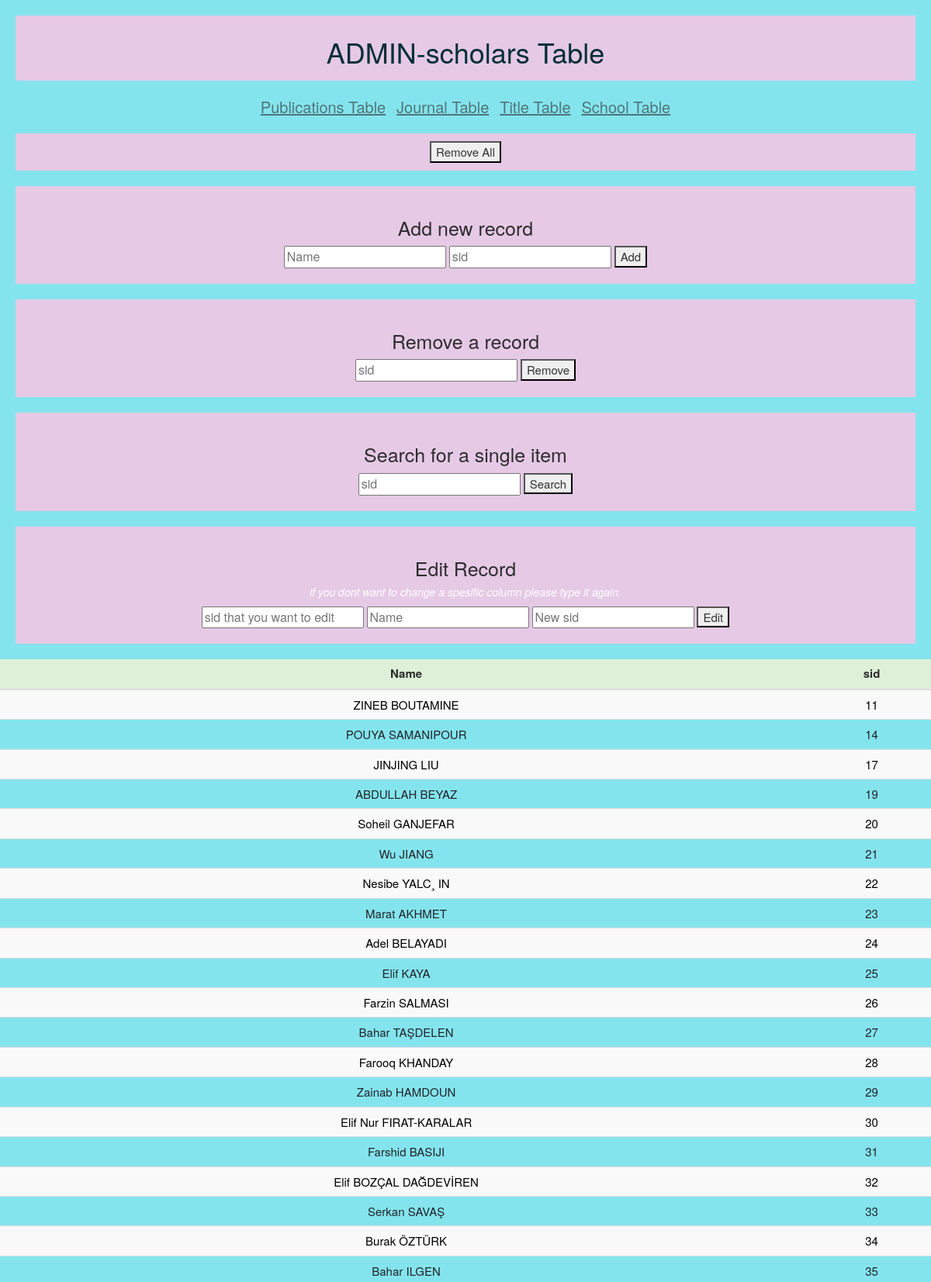
The page /WebPage/scholarsadmin.php (upper part) on the database its author committed.
### tables this page shows
CREATE TABLE `scholars` (
  `name` char(200) DEFAULT NULL,
  `sid` int(11) NOT NULL
);

### WebPage/scholarsadmin.php (the view, shortened to what this page needs)
<!DOCTYPE html>
<html lang="en" dir="ltr">
  <head>
	<link rel="stylesheet" type = "text/css" href = "css/bootstrap.min.css"/>
    <link rel="stylesheet" href="https://maxcdn.bootstrapcdn.com/bootstrap/3.3.7/css/bootstrap.min.css">
    <link rel="stylesheet" href="journaladmincss.css">
  </head>
  <body>
    <?php
    $link = mysqli_connect("localhost", "root", "", "Project");
    $check = mysqli_query($link,"SELECT * FROM scholars");
    $myarr=array();
    while($row = mysqli_fetch_array($check))
    {
    array_push($myarr, $row);
    }
    	?>
      <div class="title">
    <h1 class="h1"> ADMIN-scholars Table</h1>
  </div>
  <div class="otherpages">
    <a href="admin.php">Publications Table</a>
    <a href="journaladmin.php">Journal Table</a>
    <a href="titleadmin.php">Title Table</a>
    <a href="schooladmin.php">School Table</a>
  </div>
  <div class="removebutton">
    <form class="removeall" action="scholarsadmin.php" method="get">
        <button type="submit" id="removeallbtn" name="removeall">Remove All</button>
      </form>
    </div>
    <form class="" action="scholarsadmin.php" method="get">
      <div class="add">
        <h3>Add new record</h3>
          <input type="text" id="task" placeholder="Name" name="title1" autocomplete="off"  >
        <input type="text" id="task" placeholder="sid" name="pid1" autocomplete="off"  >
        <button type="submit" name="add1">Add</button>
      </div>
      <div class="remove">
        <h3>Remove a record</h3>
        <input type="text" id="task" placeholder="sid" name="pidremove1" autocomplete="off"  >
        <button type="submit" name="remove1">Remove</button>
      </div>
      <div class="singleitem">
        <h3>Search for a single item</h3>
        <input type="text" id="task" placeholder="sid" name="pidsingle1" autocomplete="off"  >
        <button type="submit" name="search1">Search</button>
      </div>
      <div class="edit">
        <h3>Edit Record</h3>
        <h5>if you dont want to change a spesific column please type it again.</h5>
          <input type="text" id="task" placeholder="sid that you want to edit" name="pid2" autocomplete="off"  >
        <input type="text" id="task" placeholder="Name" name="title2" autocomplete="off"  >
        <input type="text" id="task" placeholder="New sid" name="sid3" autocomplete="off"  >
        <button type="submit" name="edit1">Edit</button>
      </div>
</form>
    <body >
    <table class="table">
                <thead>
                    <tr class="success">
                        <th>Name</th>
                          <th>sid</th>
                    </tr>
                </thead>
                <tbody>
    				<?php
    				$row_number=count($myarr);
    				for($i=0;$i<$row_number;$i++)
    				{
    					$title=$myarr[$i]['name'];
              	$pid=$myarr[$i]['sid'];
    				echo "<tr>";
    					echo "<td>" .$title.  "</td>";
              echo "<td>" .$pid.  "</td>";
            echo "</tr>";
    				}
    				?>
    				</tbody>
    </table>

### WebPage/journaladmincss.css (style rules this page uses)
.title { text-align: center; color:#012e38; font-weight: bold; margin: 20px; padding: 7px; background-color: #e5c9e5; }
.removebutton { background-color: #e5c9e5; margin: 20px; padding: 10px; }
a { font-size: 20px; text-decoration: underline; padding: 5px; color: #2D2D2D; }
.otherpages { margin: 20px; text-align: center; opacity: 0.6; }
h3 { font-size: 25px; color: white; }
#task { font-size: 16px; }
body { background-color:#84e4ed ; }
.removebutton { text-align: center; margin: 20px; }
button { font-size: 15px; }
table { padding: 20px; text-align: center; font-size: 15px; }
h5 { font-style: italic; color: white; }
th { color: #2D2D2D; text-align: center; }
tr:nth-child(odd) { background: #f9f9f9; color: black; }
.add { margin: 20px; background-color: #e5c9e5; text-align: center; padding:20px; }
.remove { background-color: #e5c9e5; padding:20px; text-align: center; margin: 20px; }
.singleitem { background-color: #e5c9e5; padding:20px; text-align: center; margin: 20px; }
h3 { color: #2D2D2D; }
.edit { background-color: #e5c9e5; padding:20px; text-align: center; margin: 20px; }

### rows shown on the page
scholars: name "ZINEB BOUTAMINE", sid "11"
scholars: name "POUYA SAMANIPOUR", sid "14"
scholars: name "JINJING LIU", sid "17"
scholars: name "ABDULLAH BEYAZ", sid "19"
scholars: name "Soheil GANJEFAR", sid "20"
scholars: name "Wu JIANG", sid "21"
scholars: name "Nesibe YALC¸ IN", sid "22"
scholars: name "Marat AKHMET", sid "23"
scholars: name "Adel BELAYADI", sid "24"
scholars: name "Elif KAYA", sid "25"
scholars: name "Farzin SALMASI", sid "26"
scholars: name "Bahar TAŞDELEN", sid "27"
scholars: name "Farooq KHANDAY", sid "28"
scholars: name "Zainab HAMDOUN", sid "29"
scholars: name "Elif Nur FIRAT-KARALAR", sid "30"
scholars: name "Farshid BASIJI", sid "31"
scholars: name "Elif BOZÇAL DAĞDEVİREN", sid "32"
scholars: name "Serkan SAVAŞ", sid "33"
scholars: name "Burak ÖZTÜRK", sid "34"
scholars: name "Bahar ILGEN", sid "35"
